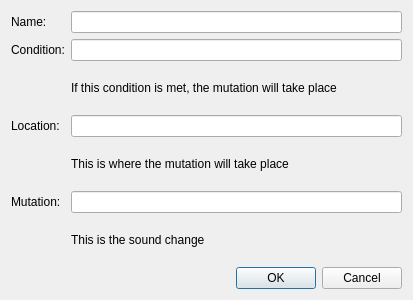
<?xml version="1.0" encoding="UTF-8"?>
<ui version="4.0">
 <class>Dialog</class>
 <widget class="QDialog" name="Dialog">
  <property name="geometry">
   <rect>
    <x>0</x>
    <y>0</y>
    <width>413</width>
    <height>300</height>
   </rect>
  </property>
  <property name="windowTitle">
   <string>New Rule</string>
  </property>
  <layout class="QGridLayout" name="gridLayout">
   <item row="1" column="0">
    <widget class="QLabel" name="label">
     <property name="text">
      <string>Condition:</string>
     </property>
    </widget>
   </item>
   <item row="1" column="1">
    <widget class="QLineEdit" name="condition"/>
   </item>
   <item row="3" column="0">
    <widget class="QLabel" name="label_2">
     <property name="text">
      <string>Location:</string>
     </property>
    </widget>
   </item>
   <item row="5" column="0">
    <widget class="QLabel" name="label_3">
     <property name="text">
      <string>Mutation:</string>
     </property>
    </widget>
   </item>
   <item row="2" column="1">
    <widget class="QLabel" name="label_5">
     <property name="text">
      <string>If this condition is met, the mutation will take place</string>
     </property>
    </widget>
   </item>
   <item row="3" column="1">
    <widget class="QLineEdit" name="location"/>
   </item>
   <item row="6" column="1">
    <widget class="QLabel" name="label_6">
     <property name="text">
      <string>This is the sound change</string>
     </property>
    </widget>
   </item>
   <item row="5" column="1">
    <widget class="QLineEdit" name="mutation"/>
   </item>
   <item row="4" column="1">
    <widget class="QLabel" name="label_4">
     <property name="text">
      <string>This is where the mutation will take place</string>
     </property>
    </widget>
   </item>
   <item row="0" column="0">
    <widget class="QLabel" name="label_7">
     <property name="text">
      <string>Name:</string>
     </property>
    </widget>
   </item>
   <item row="0" column="1">
    <widget class="QLineEdit" name="name"/>
   </item>
   <item row="7" column="0" colspan="2">
    <widget class="QDialogButtonBox" name="buttonBox">
     <property name="orientation">
      <enum>Qt::Horizontal</enum>
     </property>
     <property name="standardButtons">
      <set>QDialogButtonBox::Cancel|QDialogButtonBox::Ok</set>
     </property>
    </widget>
   </item>
  </layout>
 </widget>
 <resources/>
 <connections>
  <connection>
   <sender>buttonBox</sender>
   <signal>accepted()</signal>
   <receiver>Dialog</receiver>
   <slot>accept()</slot>
   <hints>
    <hint type="sourcelabel">
     <x>248</x>
     <y>254</y>
    </hint>
    <hint type="destinationlabel">
     <x>157</x>
     <y>274</y>
    </hint>
   </hints>
  </connection>
  <connection>
   <sender>buttonBox</sender>
   <signal>rejected()</signal>
   <receiver>Dialog</receiver>
   <slot>reject()</slot>
   <hints>
    <hint type="sourcelabel">
     <x>316</x>
     <y>260</y>
    </hint>
    <hint type="destinationlabel">
     <x>286</x>
     <y>274</y>
    </hint>
   </hints>
  </connection>
 </connections>
</ui>
